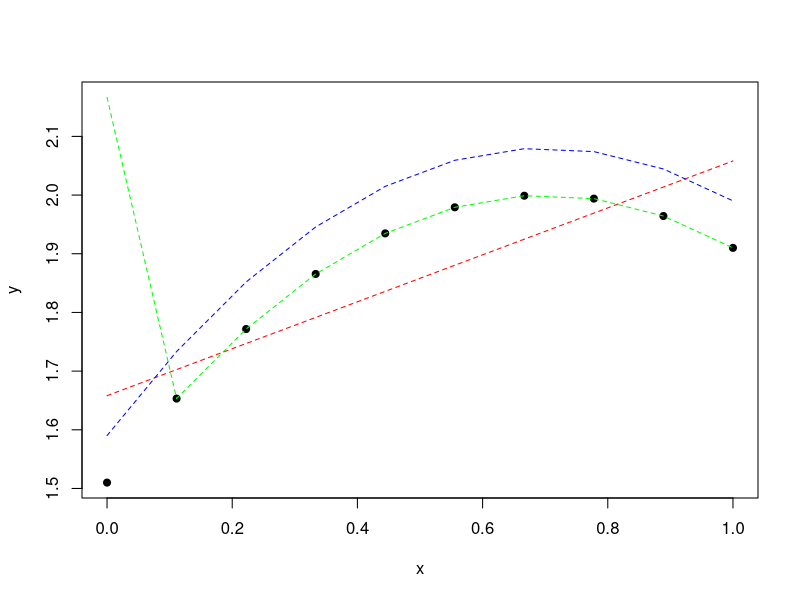

The R script that drew this image:
set.seed(1)
n = 10
x = seq(0, 1, length = n)
y = 2-(x - 0.7)^2

# simple regression model
pred.y = predict(lm(y ~ x))

# offset model
const.y = y + 0.0801454

# mistake at one location
miss.y = y
at = 1
miss.y[at] = miss.y[at] + mean(abs(pred.y - y) / y)*miss.y[at]*n

plot(x, y, pch=20, ylim=range(c(y, pred.y, const.y, miss.y)), lwd=3)
lines(x, pred.y, lty=2, col='red')
lines(x, const.y, lty=2, col='blue')
lines(x, miss.y, lty=2, col='green')

# goodness of fit measure
mean(abs(pred.y - y) / y)
mean(abs(const.y - y) / y)
mean(abs(miss.y - y) / y)
